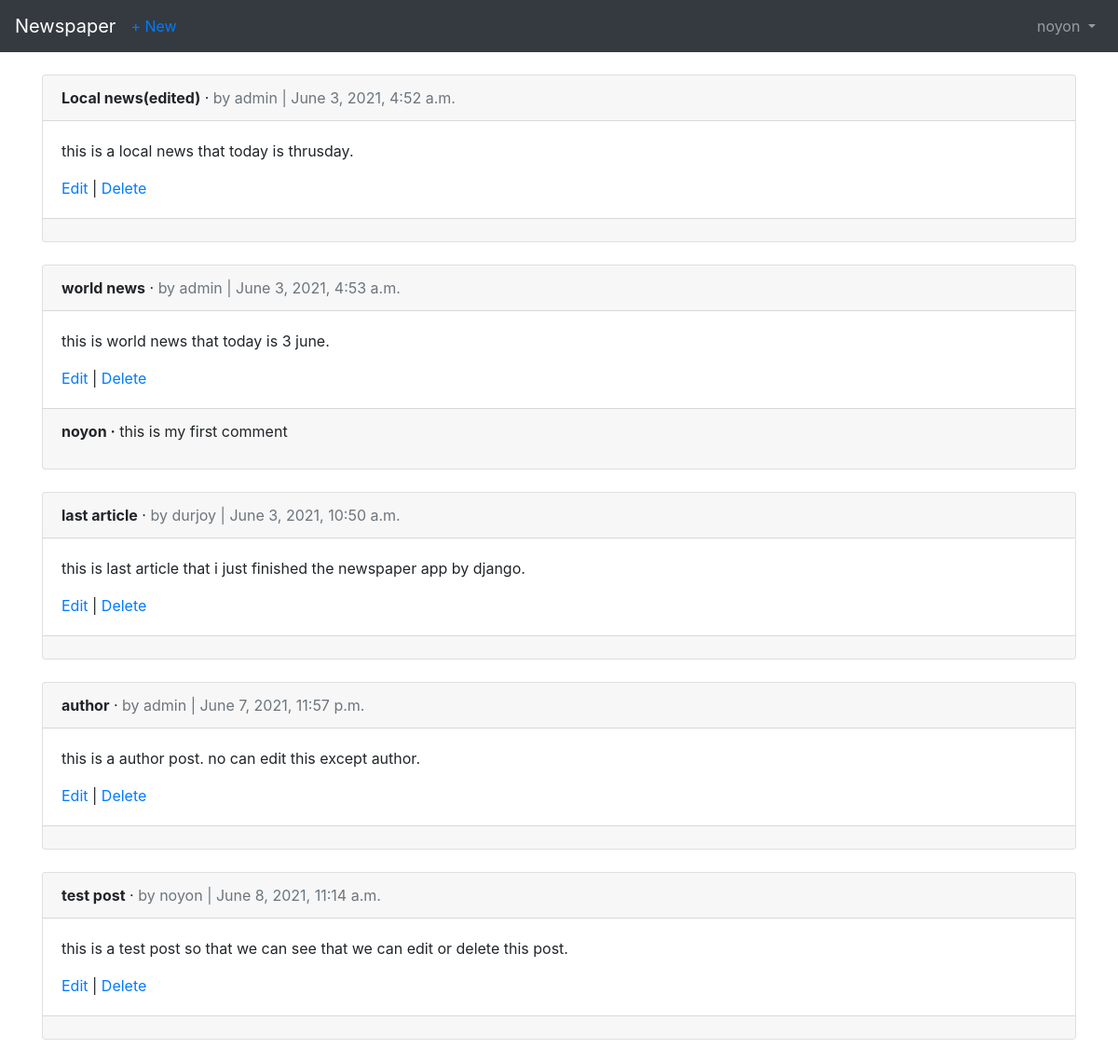
Screenshot of /articles/ (signed in) with the database file from the repository.
### users/models.py (models this page shows)
class CustomUser(AbstractUser):
  age = models.PositiveIntegerField(null= True, blank=True)

### articles/models.py (models this page shows, shortened)
class Article(models.Model):
  title = models.CharField(max_length=70)
  body = models.TextField()
  date = models.DateTimeField(auto_now_add=True)
  author = models.ForeignKey(get_user_model(),on_delete=CASCADE)

class Comment(models.Model):
  article  = models.ForeignKey(Article,on_delete=models.CASCADE,related_name='comments')
  comment = models.CharField(max_length=140)
  author = models.ForeignKey(get_user_model(),on_delete=CASCADE)
  def __str__(self):
    return self.comment

### articles/views.py (the view)
# urls.py: path('', ArticleListView.as_view(), name='article_list'),
class ArticleListView(LoginRequiredMixin,ListView):
  model = Article
  template_name = 'article_list.html'
  login_url = 'login'

### articles/templates/article_list.html (shortened to what this page needs)
{% extends 'base.html' %}
{% block content %}
  {% for article in object_list %}
    <div class="card">
    <div class="card-header">
      <span class="font-weight-bold">{{ article.title }}</span> &middot;
      <span class="text-muted">by {{ article.author }} |
      {{ article.date }}</span>
    </div>
    <div class="card-body">
      <p>{{ article.body }}</p>
      <a href="{% url 'article_edit' article.pk %}">Edit</a> |
      <a href="{% url 'article_delete' article.pk %}">Delete</a>
    </div>
    <div class="card-footer">
    {% for comment in article.comments.all %}
      <p>
      <span class="font-weight-bold">{{ comment.author }} &middot;</span>
      {{ comment }}
      </p>
    {% endfor %}
    </div>
    </div>
    <br />
  {% endfor %}
{% endblock content %}

### users/templates/base.html (shortened to what this page needs)
<!doctype html>
<html lang="en">
<head>
<link rel="stylesheet" href="https://maxcdn.bootstrapcdn.com/bootstrap/4.5.2/css/bootstrap.min.css">
</head>
<body>
  <nav class="navbar navbar-expand-md navbar-dark bg-dark mb-4">
  <a class="navbar-brand" href="{% url 'home' %}">Newspaper</a>
  {% if user.is_authenticated %}
  <ul class="navbar-nav mr-auto">
  <li class="nav-item"><a href="{% url 'article_new' %}">+ New</a></li>
  </ul>
  {% endif %}
  <div class="collapse navbar-collapse" id="navbarCollapse">
  {% if user.is_authenticated %}
  <ul class="navbar-nav ml-auto">
  <li class="nav-item">
  <a class="nav-link dropdown-toggle" href="#" id="userMenu"
  data-toggle="dropdown" aria-haspopup="true"
  aria-expanded="false">
  {{ user.username }}
  </a>
  </li>
  </ul>
  {% else %}
  <form class="form-inline ml-auto">
    <a href="{% url 'login' %}" class="btn btn-outline-secondary">Log In</a>
    <a href="{% url 'signup' %}" class="btn btn-primary ml-2">Sign up</a>
  </form>
  {% endif %}
  </div>
  </nav>
  <div class="container">
  {% block content %}
  {% endblock content %}
  </div>
</body>
</html>

### rows the page displays
CustomUser: username "noyon"
Article: title "Local news(edited)", author "admin", date "June 3, 2021, 4:52 a.m.", body "this is a local news that today is thrusday."
Article: title "world news", author "admin", date "June 3, 2021, 4:53 a.m.", body "this is world news that today is 3 june."
Comment: author "noyon", comment "this is my first comment"
Article: title "last article", author "durjoy", date "June 3, 2021, 10:50 a.m.", body "this is last article that i just finished the newspaper app by django."
Article: title "author", author "admin", date "June 7, 2021, 11:57 p.m.", body "this is a author post. no can edit this except author."
Article: title "test post", author "noyon", date "June 8, 2021, 11:14 a.m.", body "this is a test post so that we can see that we can edit or delete this post."
